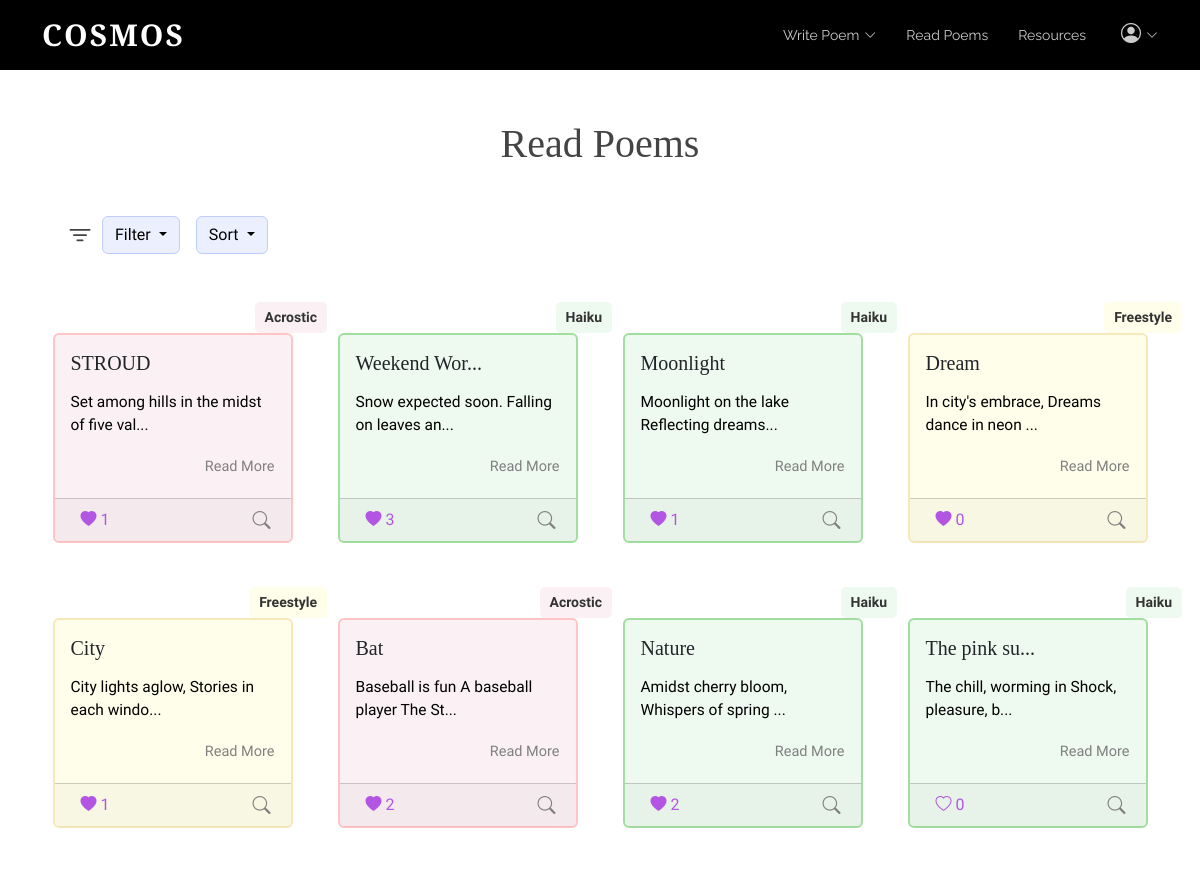
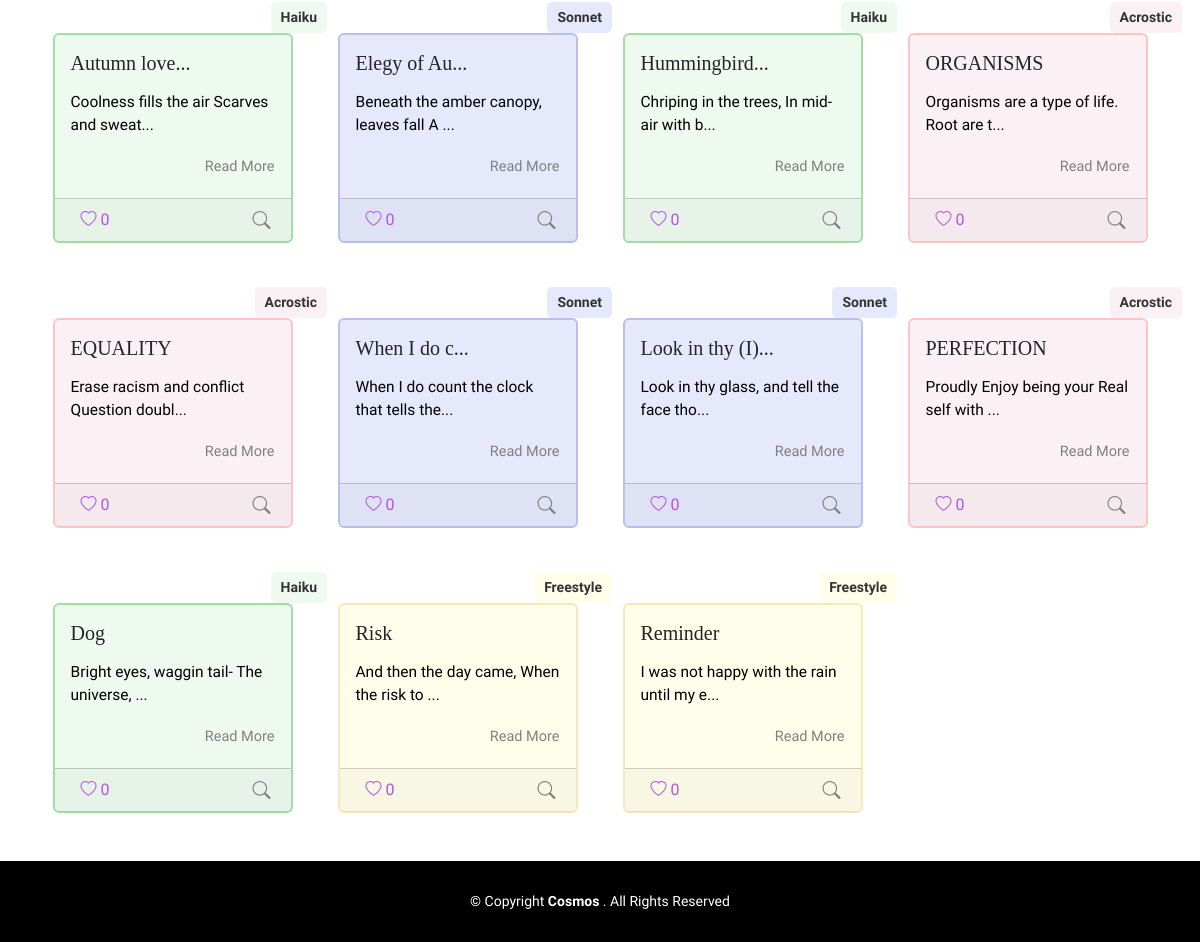
/board (signed in), run on the app's committed database (2 pictures, top to bottom).
### tables this page shows
CREATE TABLE "Poem" (
	"username"	TEXT,
	"content"	TEXT,
	"date"	TEXT,
	"title"	TEXT,
	"type"	TEXT
, "id"	INTEGER, "numLikes"	INTEGER, "sentiment"	INTEGER, "iamb"	INTEGER);

### app.py (the view)
@app.route("/board", methods=['GET', 'POST'])
def board():
	isLogin = False
	if request.method == "POST":
		pass
	else:
		isLogin = True
		conn = sqlite3.connect('static/database.db')
		cursor = conn.cursor()
		query = """
			SELECT P.username, P.content, P.date, P.title, P.type,P.id, P.numLikes, P.iamb,
				   COALESCE(L.liked, 0) AS liked
			FROM Poem P
			LEFT JOIN Likes L ON P.id = L.poem_id AND L.username = ?
		"""
		cursor.execute(query, (session.get("username"),))
		rows = cursor.fetchall()
		num_poems = len(rows)
		usernames = []  # ["scott", "alice"]
		contents = []  # ["poem...", "poem2..."]
		dates = []  # ["2023-12-12", "2022-10-10"]
		titles = []
		types = []
		likes = []
		ids = []
		num_likes = []
		iambs = []
		for row in rows:
			usernames.append(row[0])
			contents.append(row[1])
			dates.append(row[2])
			titles.append(row[3])
			if row[4] == "free":
				types.append("Freestyle")
			else:
				types.append(row[4].title())
			likes.append(row[8])
			num_likes.append(row[6])
			iambs.append(row[7])
			ids.append(row[5])
		print(likes)
		print(ids)
		print("AAAAA",num_poems)
		if "username" not in session:
			isLogin = False
			return redirect(url_for('login'))
		else:
			isLogin = True
		return render_template('board.html',ids=ids,iambs=iambs, usernames=usernames, contents=contents,
							   dates=dates, titles=titles, types=types, liked_status=likes,
							   num_poems=num_poems, num_likes = num_likes,isLogin=isLogin)

### templates/board.html (shortened to what this page needs)
<!DOCTYPE html>
<html lang="en">
   <head>
      <link href="../static/vendor/aos/aos.css" rel="stylesheet">
      <link href="../static/vendor/bootstrap/css/bootstrap.min.css" rel="stylesheet">
      <link href="../static/vendor/bootstrap-icons/bootstrap-icons.css" rel="stylesheet">
      <link href="../static/vendor/boxicons/css/boxicons.min.css" rel="stylesheet">
      <link href="../static/vendor/glightbox/css/glightbox.min.css" rel="stylesheet">
      <link href="../static/vendor/swiper/swiper-bundle.min.css" rel="stylesheet">
      <link href="../static/css/style.css" rel="stylesheet">
   </head>
   <body class="d-flex flex-column min-vh-100">
      <header id="header" class="fixed-top d-flex align-items-center">
         <div class="container d-flex justify-content-between">
            <div class="logo">
               <h1><a href="{{url_for('index')}}">Cosmos</a></h1>
            </div>
            <nav id="navbar" class="navbar">
               <ul>
                  <li class="dropdown">
                     <a href="{{url_for('bwrite')}}"><span>Write Poem</span> <i class="bi bi-chevron-down"></i></a>
                  </li>
                  <li><a class="nav-link scrollto" href="{{url_for('board')}}">Read Poems</a></li>
                  <li><a class="nav-link scrollto" href="{{url_for('tube')}}">Resources</a></li>
                  {% if isLogin %}
                  <li class="dropdown" myppp>
                     <a class="color-white"><span><i class="bi bi-person-circle large-icon"></i></span> <i class="bi bi-chevron-down"></i></a>
                  </li>
                  {% else %}
                  <li><a class="nav-link scrollto" href="{{url_for('login')}}">Login</a></li>
                  {% endif %}
               </ul>
            </nav>
         </div>
      </header>
      <main class="flex-grow-1">
         <div class="container board-top">
         <h1 class="mb-5 text-center">Read Poems</h1>
         <div class="d-flex">
            <i class="bi bi-filter ms-5 ms-md-4 me-2 bigbigicon"></i>
            <div class="dropdown me-3">
               <button class="btn btn-secondary dropdown-toggle" type="button" id="filterMenuButton" data-bs-toggle="dropdown" aria-expanded="false">
               Filter
               </button>
            </div>
            <div class="dropdown">
               <button class="btn btn-secondary dropdown-toggle" type="button" id="sortMenuButton" data-bs-toggle="dropdown" aria-expanded="false">
               Sort
               </button>
            </div>
         </div>
         <div class="row poem-container">
         {% for i in range(num_poems) %}
         {% if i < 4 %}
         <div class="col-md-6 col-lg-3 poem-item filter-{{types[i]}} mt-4" data-title="{{titles[i]}}" data-date="{{dates[i][0:10]}}" data-type="{{types[i]}}"data-poem-id="{{ ids[i] }}"data-likes ="{{ num_likes[i] }}">
         <div class="poem-tags text-end me-3">
            {% if types[i] == "Acrostic" %}
            <span class="taga">{{types[i]}}</span>
            {% elif types[i] == "Freestyle" %}
            <span class="tagf">{{types[i]}}</span>
            {% elif types[i] == "Sonnet" %}
            <span class="tags">{{types[i]}}</span>
            {% else %}
            <span class="tagh">{{types[i]}}</span>
            {% endif %}
         </div>
         {% else %}
         <div class="col-md-6 col-lg-3 poem-item filter-{{types[i]}} mt-4"data-title="{{titles[i]}}"  data-date="{{ dates[i][0:10]}}" data-type="{{types[i]}}"data-poem-id="{{ ids[i] }}"data-likes ="{{ num_likes[i] }}">
            <div class="poem-tags text-end me-3 " >
               {% if types[i] == "Acrostic" %}
               <span class="taga">{{types[i]}}</span>
               {% elif types[i] == "Freestyle" %}
               <span class="tagf">{{types[i]}}</span>
               {% elif types[i] == "Sonnet" %}
               <span class="tags">{{types[i]}}</span>
               {% else %}
               <span class="tagh">{{types[i]}}</span>
               {% endif %}
            </div>
            {% endif %}
            {% if types[i] == "Acrostic" %}
            <div id="poem-card2" class="card poem-card mx-auto poem-card-h" style="width: 18rem;">
               {% elif types[i] == "Freestyle" %}
               <div id="poem-card3" class="card poem-card mx-auto poem-card-f" style="width: 18rem;">
                  {% elif types[i] == "Sonnet" %}
                  <div id="poem-card4" class="card poem-card mx-auto poem-card-s" style="width: 18rem;">
                     {% else %}
                     <div id="poem-card5" class="card poem-card mx-auto" style="width: 18rem;">
                        {% endif %}
                        <div class="card-body">
                           <div class="d-flex justify-content-between align-items-center mb-2">
                              {% if titles[i]|length < 11 %}
                              {% if iambs[i] == 1 %}
                              <h5 class="card-title"><span class="title">{{titles[i]}} (I)- </span> </h5>
                              {% else %}
                              <h5 class="card-title"><span class="title">{{titles[i]}} </span> </h5>
                              {% endif %}
                              {% else %}
                              {% if iambs[i] == 1 %}
                              <h5 class="card-title"><span class="title">{{titles[i][0:11]}} (I)... </span>  </h5>
                              {% else %}
                              <h5 class="card-title"><span class="title">{{titles[i][0:11]}}... </span>  </h5>
                              {% endif %}
                              {% endif %}
                           </div>
                           {% if contents[i][:45]|length < 25 %}
                           <p class="card-text mytext">{{contents[i][0:40]}} ...</p>
                           <br>
                           {% else %}
                           <p class="card-text mytext">{{contents[i][0:40]}}...</p>
                           {% endif %}
                           <div class="text-end">
                              <a class="card-link text-right" data-bs-toggle="modal" data-bs-target="#poemModal" data-poem-id="{{ ids[i] }}" data-title="{{titles[i]}}" data-type="{{types[i]}}" data-username="{{usernames[i]}}" data-date="{{dates[i][0:10]}}" data-content="{{contents[i]}}">
                              Read More
                              </a>
                           </div>
                        </div>
                        <div class="card-footer d-flex justify-content-between mt-1 mb-5">
                            <div class="like-button-container ms-1">
                                {% if liked_status[i] == 1 %}
                                <button class="like-button btn-like" data-poem-id="{{ ids[i] }}" data-username="{{ usernames[i] }}" data-liked="{{ liked_status[i] }}" data-likes ="{{ num_likes[i] }}">
                                    <i class="bi bi-heart-fill"></i>
                                    <span class="like-count">{{ num_likes[i] }}</span>
                                </button>
                                {% else %}
                                <button class="like-button" data-poem-id="{{ ids[i] }}" data-username="{{ usernames[i] }}" data-liked="{{ liked_status[i] }}" data-likes ="{{ num_likes[i] }}">
                                    <i class="bi bi-heart"></i>
                                    <span class="like-count">{{ num_likes[i] }}</span>
                                </button>
                                {% endif %}
                            </div>
                           <a class="smb2 me-1"data-bs-html="true" data-bs-toggle="tooltip" data-bs-placement="top" title="Author: {{usernames[i]}} <br> Date: {{dates[i][0:10]}}">
                                <i class="bi bi-search"></i>
                            </a>
                        </div>
                     </div>
                  </div>
                  {% endfor %}
               </div>
            </div>
      </main>
      <footer id="footer" class="mt-5">
         <div class="container">
            <div class="copyright">
               &copy; Copyright <strong><span>Cosmos
               </span></strong>. All Rights Reserved
            </div>
         </div>
      </footer>
   </body>
</html>

### static/css/style.css (style rules this page uses)
html, body { font-family: 'Nanum Myeongjo', serif !important; }
.large-icon { font-size: 20px !important; }
body { color: #444444; }
a { color: #1bac91; text-decoration: none; }
h1, h2, h3, h4, h5, h6 { font-family: 'Cormorant Garamond', serif; }
#header { height: 70px; transition: all 0.5s; z-index: 997; background: #000; }
#header .logo h1 { font-size: 30px; margin: 0; margin-top: 3px; padding: 6px 0; line-height: 1; font-weight: 700; letter-spacing: 2px; text-transform: uppercase; }
#header .logo h1 a, #header .logo h1 a:hover { color: #fff; text-decoration: none; }
.navbar { padding: 0; }
.navbar ul { margin: 0; padding: 0; display: flex; list-style: none; align-items: center; }
.navbar li { position: relative; }
.navbar>ul>li+li { margin-left: 30px; }
.navbar a, .navbar a:focus { display: flex; align-items: center; justify-content: space-between; padding: 12px 0; font-size: 14px; font-family: "Raleway", sans-serif; color: rgba(255, 255, 255, 0.8); white-space: nowrap; transition: 0.3s; position: relative; }
.navbar a i, .navbar a:focus i { font-size: 12px; line-height: 0; margin-left: 5px; }
.navbar>ul>li>a:before { content: ""; position: absolute; width: 100%; height: 2px; bottom: 3px; left: 0; background-color: #A2AFF6; visibility: hidden; width: 0px; transition: all 0.3s ease-in-out 0s; }
#footer { background: black; padding: 0 0 30px 0; color: #fff; font-size: 14px; }
#footer .copyright { text-align: center; padding-top: 30px; }
body p { color: black; font-family: 'Nanum Myeongjo', serif; }
body a { color: gray; }
body { margin: 0; }
.smb2 { font-size:18px; }
.board-top { margin-top: 120px; }
.bigbigicon { font-size: 28px !important; }
.btn-secondary { background-color:#ECEFFE !important; border: 1px solid #BECDFB !important; color: black !important; }
.card-link { cursor:pointer; font-size: 14.5px; }
.like-button { font-size:16px; }
.like-button { background-color: transparent !important; color:#B255E3 !important; border: none !important; }
.poem-card { height: 210px; background-color:rgba(198, 235, 202, 0.3); border: 2px solid #A2DEA0; transition: transform 0.3s ease-in-out; }
.poem-card-s { background-color: rgba(132, 147, 232, 0.2) !important; border: 2px solid #BBBEEF!important }
.poem-card-h { background-color:rgba(247, 227, 233, 0.5) !important; border: 2px solid #FFC4C4 !important; }
.poem-card-f { background-color: rgba(252, 252, 202, 0.4) !important; border: 2px solid #F7E8BA !important; }
.mytext { font-size:15.5px !important; }
@media (min-width: 990px) and (max-width: 1200px) { .poem-card { width: 15rem !important; } }
.poem-tags { margin-top: 10px; }
.tags { display: inline-block; background-color: rgba(132, 147, 232, 0.2) !important; border-radius: 5px; padding: 5px 10px; margin-right: -8px; margin-top: 10px; font-size: 14px; font-weight: 700; color: #333; }
.tagf { display: inline-block; background-color: rgba(252, 252, 202, 0.4) !important; border-radius: 5px; padding: 5px 10px; margin-right: -8 px; font-weight: 700; margin-top: 10px; font-size: 14px; color: #333; }
.taga { display: inline-block; background-color: rgba(247, 227, 233, 0.5) !important; border-radius: 5px; padding: 5px 10px; margin-right: -8px; margin-top: 10px; font-weight: 700; font-size: 14px; color: #333; }
.tagh { display: inline-block; background-color: rgba(198, 235, 202, 0.3) !important; border-radius: 5px; padding: 5px 10px; font-weight: 700; margin-right: -8px; margin-top: 10px; font-size: 14px; color: #333; }
@media (max-width: 1400px) { .tagh,.tags,.tagf,.taga { margin-right: -26px; } }
@media (max-width: 1200px) { .tagh,.tags,.tagf,.taga { margin-right: -40px; } }
.color-white { color:white; }

### data on the page
Poem: title "STROUD", content "Set among hills in the midst of five val"
Poem: type "Haiku", title "Weekend Wor", content "Snow expected soon. Falling on leaves an", numLikes "3"
Poem: title "Moonlight", content "Moonlight on the lake Reflecting dreams"
Poem: title "Dream", content "In city's embrace, Dreams dance in neon"
Poem: title "City", content "City lights aglow, Stories in each windo"
Poem: type "Acrostic", title "Bat", content "Baseball is fun A baseball player The St", numLikes "2"
Poem: type "Haiku", title "Nature", content "Amidst cherry bloom, Whispers of spring", numLikes "2"
Poem: title "The pink su", content "The chill, worming in Shock, pleasure, b"
Poem: title "Autumn love", content "Coolness fills the air Scarves and sweat"
Poem: title "Elegy of Au", content "Beneath the amber canopy, leaves fall A"
Poem: title "Hummingbird", content "Chriping in the trees, In mid-air with b"
Poem: title "ORGANISMS", content "Organisms are a type of life. Root are t"
Poem: title "EQUALITY", content "Erase racism and conflict Question doubl"
Poem: title "When I do c", content "When I do count the clock that tells the"
Poem: title "Look in thy", content "Look in thy glass, and tell the face tho"
Poem: title "PERFECTION", content "Proudly Enjoy being your Real self with"
Poem: title "Dog", content "Bright eyes, waggin tail- The universe,"
Poem: title "Risk", content "And then the day came, When the risk to"
Poem: title "Reminder", content "I was not happy with the rain until my e"

### other printed values
{{ types[i] }} "Acrostic"
{{ num_likes[i] }} "1" "1" "0" "1"
{{ types[i] }} "Haiku"
{{ types[i] }} "Freestyle"
{{ types[i] }} "Freestyle" "Freestyle" "Freestyle"
{{ types[i] }} "Haiku" "Haiku" "Haiku" "Haiku"
{{ num_likes[i] }} "0" "0" "0" "0" "0" "0" "0" "0" "0" "0" "0" "0"
{{ types[i] }} "Sonnet" "Sonnet" "Sonnet"
{{ types[i] }} "Acrostic" "Acrostic" "Acrostic"
